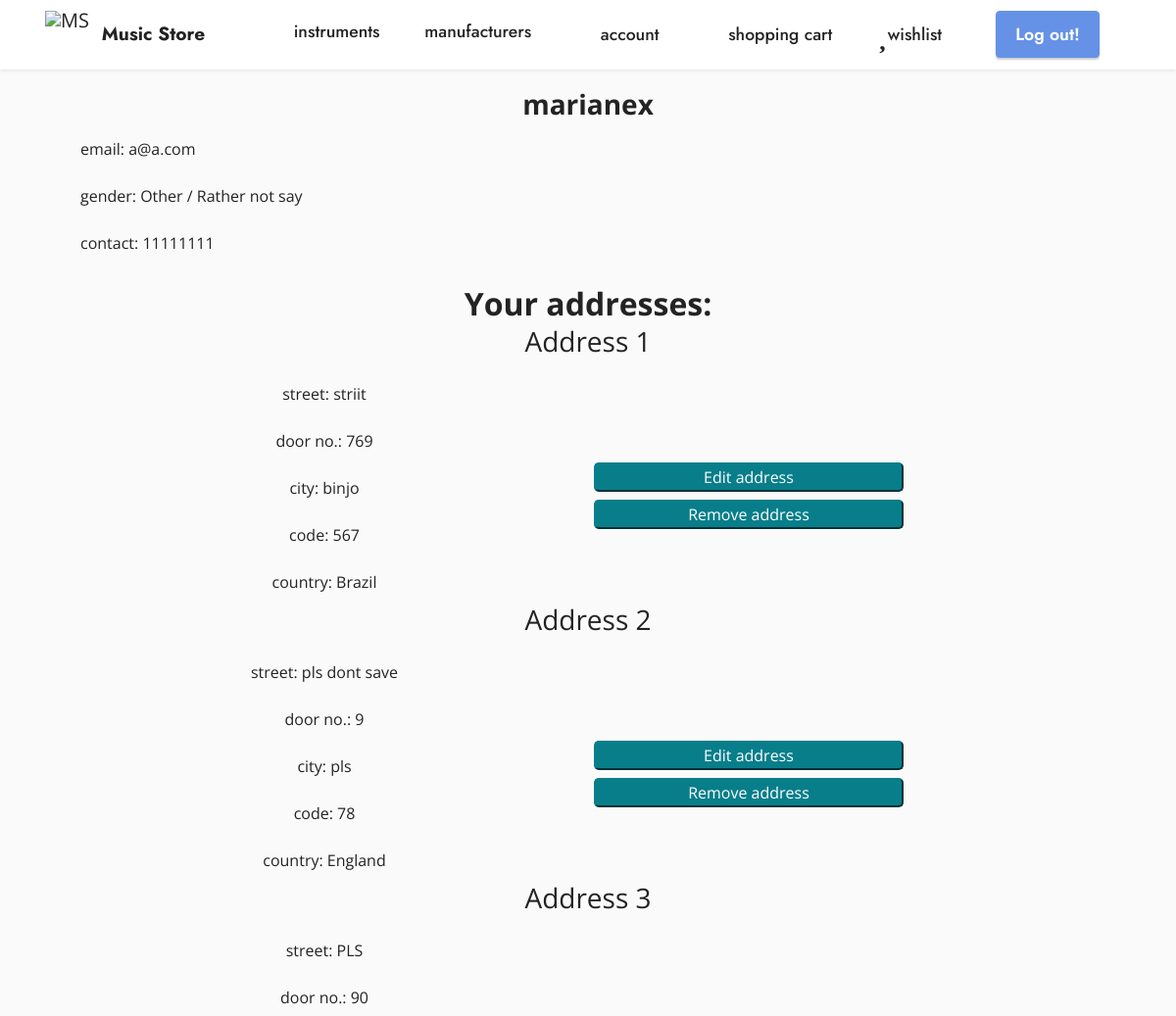
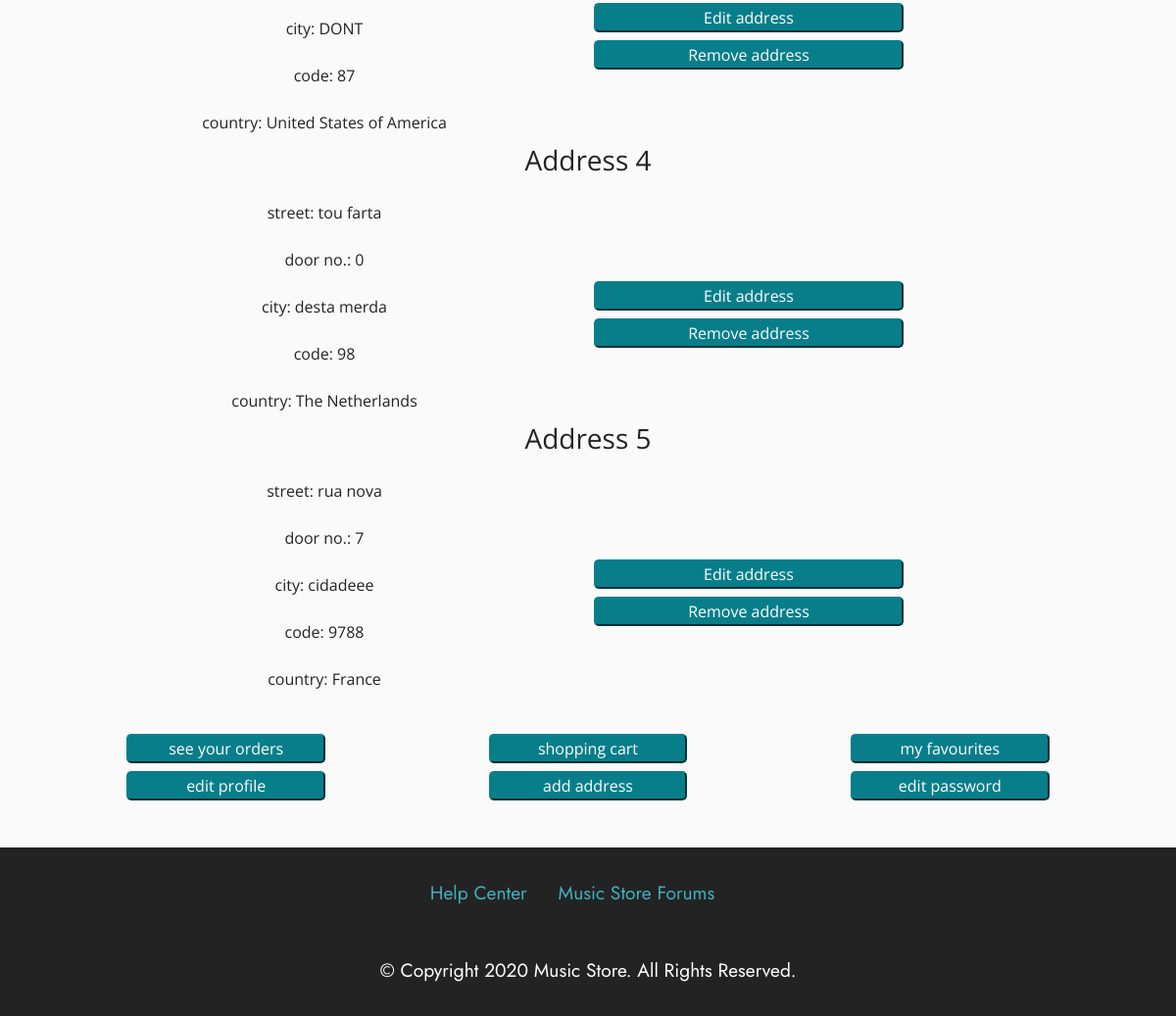
The app's page /account/ (signed in), older data (2 pictures, top to bottom).
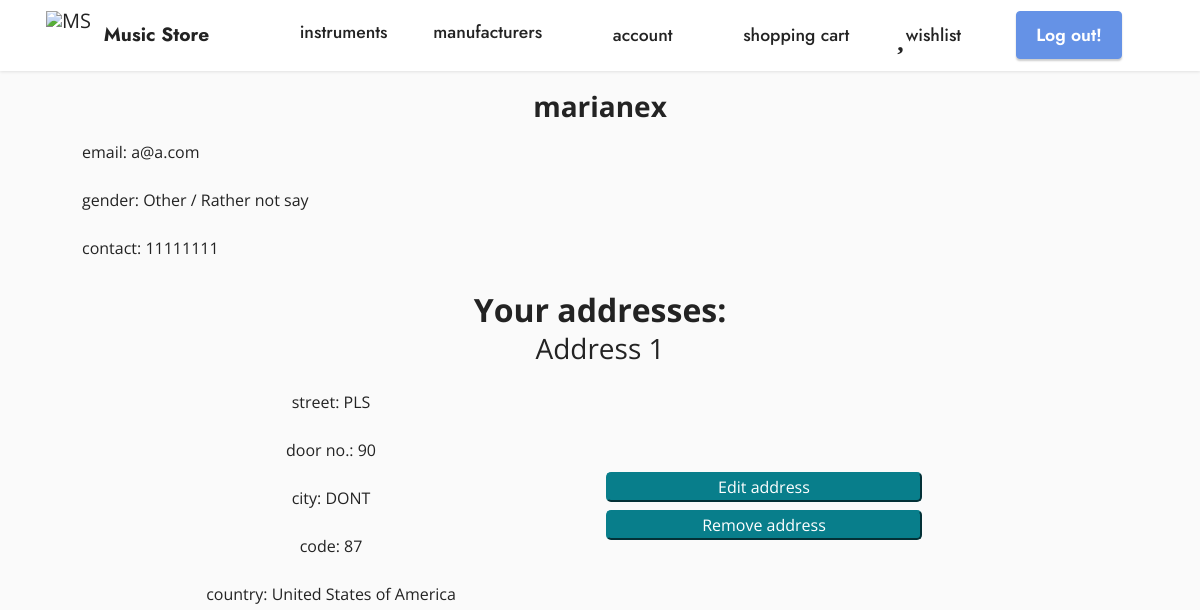
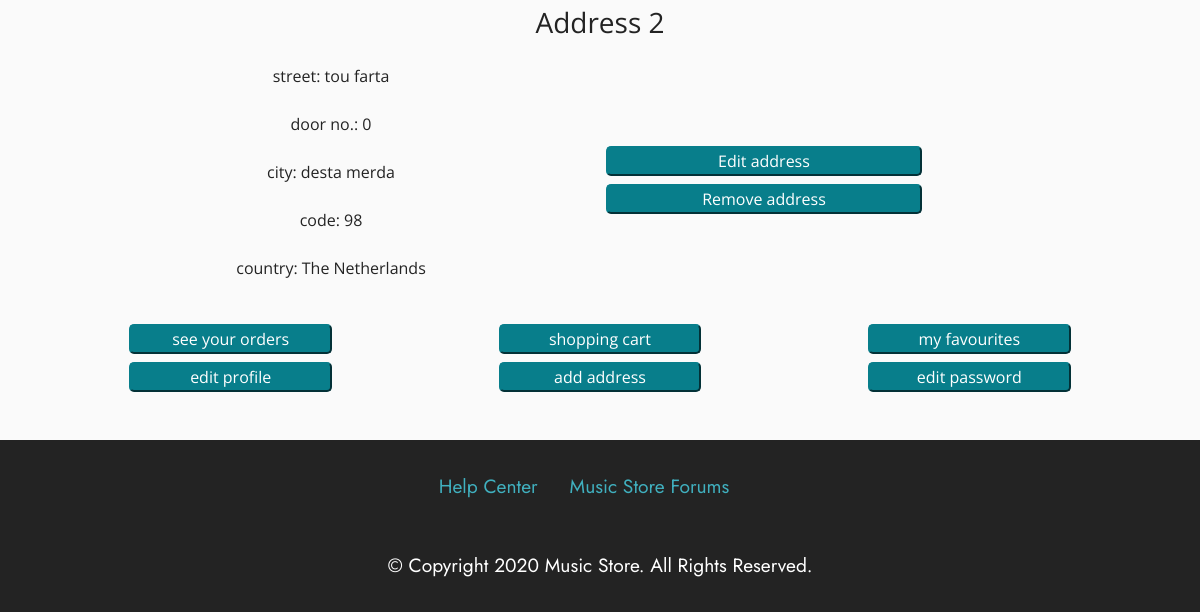
The same page, newer data (2 pictures, top to bottom).
### app/models.py (models this page shows, shortened)
class Person(models.Model):
    name = models.CharField(max_length=100)
    user = models.OneToOneField(auth_models.User, on_delete=models.CASCADE)
    gender = models.CharField(choices=GENDER, max_length=100)
    contact = models.PositiveBigIntegerField()
    role = models.CharField(choices=ROLES, max_length=10)
    '''
    street = models.CharField(max_length=100)
    city = models.CharField(max_length=100)
    code = models.CharField(max_length=20)
    country = models.CharField(choices=COUNTRIES, max_length=100)
    door = models.IntegerField()
    '''

class Address(models.Model):
    street = models.CharField(max_length=100)
    city = models.CharField(max_length=100)
    code = models.CharField(max_length=20)
    country = models.CharField(choices=COUNTRIES, max_length=100)
    door = models.IntegerField()
    person = models.ForeignKey(Person, on_delete=models.CASCADE, blank=True)

### app/views.py (the view)
# urls.py: path('account/', views.account, name='account'),
@login_required(login_url='/login/')
def account(request):
    user_id = request.user.id
    u = models.User.objects.get(pk=user_id)
    ac = Person.objects.get(user_id=u.id)
    try:
        addrs = Address.objects.filter(person=ac).all()
    except ObjectDoesNotExist :
        addrs = []
    return render(request, 'account_details.html', {'u': u, 'ac':ac, 'addrs' : addrs})

### templates/account_details.html (shortened to what this page needs)
{% extends 'layout.html' %}
{% block content %}
    <div class="container container-info">
        <h3 style="width: 100%; text-align: center" class="font-weight-bold">{{ ac.name }}</h3>
        <div class="container">
            <ul class="list-group">
                <li class="list-group-item li-back">email: {{ u.username }}</li>
                <li class="list-group-item li-back">gender: {{ ac.get_gender_display }}</li>
                <li class="list-group-item li-back">contact: {{ ac.contact }}</li>
            </ul>
            {% if addrs|length == 0 %}
                <h5>You haven't added an adddress yet...</h5>
            {% else %}
                <div style="margin-top: 1rem" class="container">
                    <h2 style="float: left; width: 100%; margin-top: 0.4rem"><strong>Your addresses:</strong></h2>
                    <div class="address-div">
                        {% for a in addrs %}
                            <h3>Address {{ forloop.counter }}</h3>
                            <div class="row">
                                <div class="col">
                                    <ul class="list-group ul-background" style="margin-top: 0.5rem">
                                        <li class="list-group-item">street: {{ a.street }}</li>
                                        <li class="list-group-item">door no.: {{ a.door }}</li>
                                        <li class="list-group-item">city: {{ a.city }}</li>
                                        <li class="list-group-item">code: {{ a.code }}</li>
                                        <li class="list-group-item">country: {{ a.get_country_display }}</li>
                                    </ul>
                                </div>
                                <div class="col">
                                    <form action="/edit/addresses/" method="post">
                                        <div style="margin-top: 20%" class="row">
                                                <input style="float: right" class="href_button" type="submit" value="Edit address">
                                        </div>
                                        <div style="margin-top: 0.5rem" class="row">
                                            <input style="float: left" class="href_button" type="submit" name="rem" value="Remove address">
                                        </div>
                                    </form>
                                </div>
                            </div>
                        {% endfor %}
                    </div>
                </div>
            {% endif %}
        </div>
        <div style="margin-top: 2rem" class="container">
            <div class="row">
                <div class="col">
                    <a class="href_button" href="/account/orders/">see your orders</a>
                </div>
                <div class="col">
                    <a class="href_button" href="/account/shoppingcart/">shopping cart</a>
                </div>
                <div class="col">
                    <a class="href_button" href="/account/wishlist">my favourites</a>
                </div>
            </div>
            <div class="row" style="margin-top: 0.5rem">
                <div class="col">
                    <a class="href_button" href="/edit/account">edit profile</a>
                </div>
                <div class="col">
                    <a class="href_button" href="/add/addresses">add address</a>
                </div>
                <div class="col">
                    <a class="href_button" href="/account/change_password/">edit password</a>
                </div>
            </div>
        </div>
<br>
<br>
    </div>
{% endblock %}

### templates/layout.html (shortened to what this page needs)
{% load static %}
<!DOCTYPE html>
<html>
<head>
    <link rel="stylesheet" href="{% static '/fontawesome-free-5.15.1-web/css/all.css' %}">
    <link rel="stylesheet" href="{% static '/tether/tether.min.css' %}">
    <link rel="stylesheet" href="{% static '/bootstrap/css/bootstrap.min.css' %}">
    <link rel="stylesheet" href="{% static '/bootstrap/css/bootstrap-grid.min.css' %}">
    <link rel="stylesheet" href="{% static '/bootstrap/css/bootstrap-reboot.min.css' %}">
    <link rel="stylesheet" href="{% static '/dropdown/css/style.css' %}">
    <link rel="stylesheet" href="{% static '/socicon/css/styles.css' %}">
    <link rel="stylesheet" href="{% static '/theme/css/style.css' %}">
    <link rel="stylesheet" href="{% static '/mobirise/css/mbr-additional.css' %}" type="text/css">
</head>
<body>
<section class="menu menu2 cid-sfBz4AY7Nh" once="menu" id="menu2-l">
    <nav class="navbar navbar-dropdown navbar-fixed-top navbar-expand-lg">
        <div class="container">
            <div class="navbar-brand">
                <span class="navbar-logo">
                        <img src="{% static '/images/logo-96x78.png' %}" alt="MS" style="height: 3rem;">
                </span>
                <span class="navbar-caption-wrap">
                    <a class="navbar-caption text-black display-7" href="{% url 'home' %}">Music Store<br></a>
                </span>
            </div>
            <div class="collapse navbar-collapse" id="navbarSupportedContent">
                <ul class="navbar-nav nav-dropdown" data-app-modern-menu="true">
                    <li class="nav-item"><a class="nav-link link text-black display-4" href="/instruments/">
                        instruments</a></li>
                    <li class="nav-item"><a class="nav-link link text-black display-4" href="/manufacturers/">
                        manufacturers</a></li>
                    {% if request.user.is_authenticated %}
                        <li class="nav-item"><a class="nav-link link text-black display-4"
                                                href="{% url 'account' %}"><i style="font-size: 2rem;"
                                                                              class="fas fa-user"></i> account</a>
                        </li>
                        <li class="nav-item"><a class="nav-link link text-black display-4"
                                                href="{% url 'shopping_cart' %}"><i style="font-size: 2rem;"
                                                                                    class="fas fa-shopping-cart"></i>
                            shopping cart</a>
                        </li>
                        <li class="nav-item"><a class="nav-link link text-black display-4"
                            href="{% url 'wishlist' %}"><i style="font-size: 2rem;" class="fas fa-heart"></i>  wishlist</a>
                        </li>
                    {% endif %}
                </ul>
                <div class="navbar-buttons mbr-section-btn">
                    {% if not request.user.is_authenticated %}
                        <a class="btn btn-primary display-4" href="{% url 'login' %}">Login<br></a>
                    {% else %}
                        <a class="btn btn-primary display-4" href="{% url 'logout' %}">Log out!</a>
                    {% endif %}
                </div>
            </div>
        </div>
    </nav>
</section>
<main role="main">
    {% block content %}{% endblock %}
</main>
<section class="position-relative cid-s48P1Icc8J" once="footers" id="footer3-i">
    <div class="container">
        <div class="media-container-row align-center mbr-white">
            <div class="row row-links">
                <ul class="foot-menu">
                    <li class="foot-menu-item mbr-fonts-style display-7"><a href=""
                                                                            class="text-success">Help Center</a></li>
                    <li class="foot-menu-item mbr-fonts-style display-7"><a href=""
                                                                            class="text-success">Music Store Forums</a>
                    </li>
                    <li class="foot-menu-item mbr-fonts-style display-7"><br></li>
                </ul>
            </div>
            <div class="row social-row">
                <div class="social-list align-right pb-2">
                    <div class="soc-item">
                        <a href="" target="_blank">
                            <span class="socicon-twitter socicon mbr-iconfont mbr-iconfont-social"></span>
                        </a>
                    </div>
                    <div class="soc-item">
                        <a href="" target="_blank">
                            <span class="socicon-facebook socicon mbr-iconfont mbr-iconfont-social"></span>
                        </a>
                    </div>
                    <div class="soc-item">
                        <a href="" target="_blank">
                            <span class="socicon-youtube socicon mbr-iconfont mbr-iconfont-social"></span>
                        </a>
                    </div>
                    <div class="soc-item">
                        <a href="" target="_blank">
                            <span class="mbr-iconfont mbr-iconfont-social socicon-instagram socicon"></span>
                        </a>
                    </div>
                </div>
            </div>
            <div class="row row-copirayt">
                <p class="mbr-text mb-0 mbr-fonts-style mbr-white align-center display-7">
                    © Copyright 2020 Music Store. All Rights Reserved.
                </p>
            </div>
        </div>
    </div>
</section>
</body>
</html>

### app/static/dropdown/css/style.css (style rules this page uses)
.navbar-dropdown { left: 0; padding: 0; position: absolute; right: 0; top: 0; transition: all 0.45s ease; z-index: 1030; background: #282828; }
.navbar-dropdown .navbar-logo { margin-right: 0.8rem; transition: margin 0.3s ease-in-out; vertical-align: middle; }
.navbar-dropdown .navbar-logo img { height: 3.125rem; transition: all 0.3s ease-in-out; }
.navbar-dropdown .navbar-caption { font-weight: 700; white-space: normal; vertical-align: -4px; line-height: 3.125rem !important; }
.navbar-dropdown .navbar-caption, .navbar-dropdown .navbar-caption:hover { color: inherit; text-decoration: none; }
.navbar-dropdown.navbar-fixed-top { position: fixed; }
.navbar-dropdown .navbar-brand span { vertical-align: -4px; }
.nav-dropdown { font-size: 0.75rem; font-weight: 500; height: auto !important; }
.nav-dropdown .link { margin: .667em 1.667em; font-weight: 500; padding: 0; transition: color .2s ease-in-out; }
.nav-dropdown .link::after, .nav-dropdown .dropdown-item::after { color: inherit; }

### app/static/theme/css/style.css (style rules this page uses)
section { background-color: #ffffff; }
body { font-style: normal; line-height: 1.5; font-weight: 400; color: #232323; position: relative; }
section, .container, .container-fluid { position: relative; word-wrap: break-word; }
a { font-style: normal; font-weight: 400; cursor: pointer; }
a, a:hover { text-decoration: none; }
.mbr-text { font-style: normal; line-height: 1.7; }
h1, h2, h3, h4, h5, h6, .display-1, .display-2, .display-4, .display-5, .display-7, span, p, a { line-height: 1; word-break: break-word; word-wrap: break-word; font-weight: 400; }
b, strong { font-weight: bold; }
section { background-position: 50% 50%; background-repeat: no-repeat; background-size: cover; }
.mbr-white { color: #ffffff; }
.align-center { text-align: center; }
.align-right { text-align: right; }
.media-container-row { display: -webkit-box; display: -ms-flexbox; display: flex; -webkit-box-orient: horizontal; -webkit-box-direction: normal; -ms-flex-direction: row; flex-direction: row; -ms-flex-wrap: wrap; flex-wrap: wrap; -webkit-box-pack: center; -ms-flex-pack: center; justify-content: center; -ms-flex-line-pack: center; align-content: center; -webkit-box-align: start; -ms-flex-align: start; align-items: start; }
@media (min-width: 992px) { .media-container-row { -ms-flex-wrap: nowrap; flex-wrap: nowrap; } }
img, iframe { display: block; width: 100%; }
.mbr-section-btn { margin-left: -0.6rem; margin-right: -0.6rem; font-size: 0; }
.btn { font-weight: 600; border-width: 1px; font-style: normal; margin: 0.6rem 0.6rem; white-space: normal; -webkit-transition: all 0.2s ease-in-out; transition: all 0.2s ease-in-out; display: -webkit-inline-box; display: -ms-inline-flexbox; display: inline-flex; -webkit-box-align: center; -ms-flex-align: center; align-items: center; -webkit-box-pack: center; -ms-flex-pack: center; justify-content: center; word-break: break-word; }
nav .mbr-section-btn { margin-left: 0rem; margin-right: 0rem; }
[type="submit"] { -webkit-appearance: none; }
.menu .navbar-brand { display: -webkit-flex; }
.menu .navbar-brand span { display: -webkit-box; display: -ms-flexbox; display: flex; display: -webkit-flex; }
.menu .navbar-brand .navbar-caption-wrap { display: -webkit-flex; }
.menu .navbar-brand .navbar-logo img { display: -webkit-flex; }
@media (min-width: 992px) { .menu .navbar-nav.nav-dropdown { display: -webkit-flex; } }
.navbar { display: -webkit-flex; -webkit-flex-wrap: wrap; -webkit-align-items: center; -webkit-justify-content: space-between; }
.navbar-collapse { -webkit-flex-basis: 100%; -webkit-flex-grow: 1; -webkit-align-items: center; }
.nav-dropdown .link { padding: 0.667em 1.667em !important; margin: 0 !important; }
.row { display: -webkit-flex; -webkit-flex-wrap: wrap; }
html, body { height: auto; min-height: 100vh; }
form .row { margin-left: -0.6rem; margin-right: -0.6rem; }
ul, ol, pre, blockquote { margin-bottom: 2.3125rem; }
@media (min-width: 992px) { .container { padding-left: 16px; padding-right: 16px; } }
@media (min-width: 992px) { .row { margin-left: -16px; margin-right: -16px; } }
@media (min-width: 992px) { .row > [class*="col"] { padding-left: 16px; padding-right: 16px; } }

Row changes from the older to the newer data that the page shows:
removed Address: street "striit", door "769", city "binjo", code "567", country "Brazil"
removed Address: street "pls dont save", door "9", city "pls", code "78", country "England"
removed Address: street "rua nova", door "7", city "cidadeee", code "9788", country "France"
